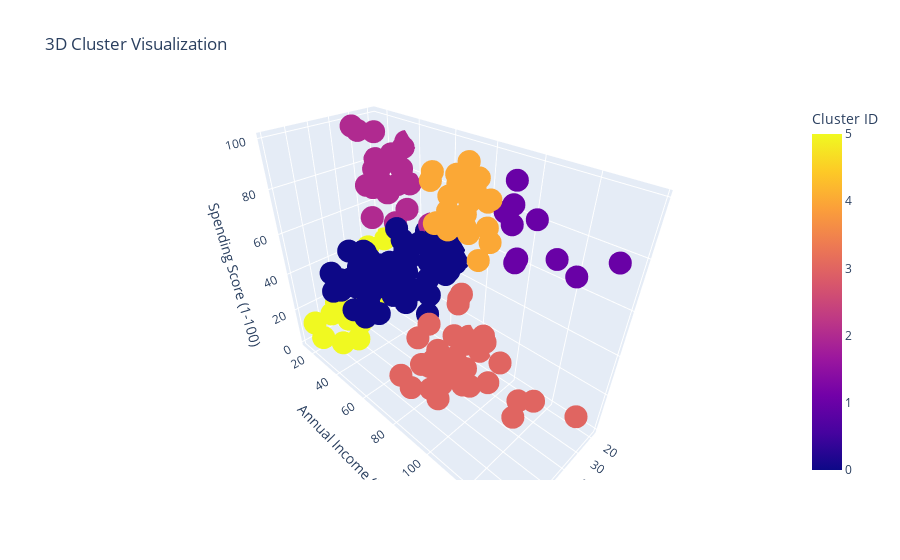

Here is the notebook cell this chart was saved with:
### Code cell
### Visualizing the clusters
# Create a DataFrame with the data and labels
df = pd.DataFrame(X, columns=['Age', 'Annual Income (k$)', 'Spending Score (1-100)'])
df['Cluster'] = y_kmeans
# Create a 3D scatter plot with Plotly Express
fig = px.scatter_3d(df, x='Age', y='Annual Income (k$)', z='Spending Score (1-100)', color='Cluster', 
                    labels={'Cluster': 'Cluster ID'}, title='3D Cluster Visualization')
# Show the plot
fig.show()

### Figure 1 — Plotly figure (JSON) as saved in the notebook; plotly's stock layout.template omitted (floating-point values rounded to 4 significant figures; data arrays with more than 128 entries replaced by an {"elided": "..."} marker saying what was removed)
{"data": [{"hovertemplate": "Age=%{x}<br>Annual Income (k$)=%{y}<br>Spending Score (1-100)=%{z}<br>Cluster ID=%{marker.color}<extra></extra>", "legendgroup": "", "marker": {"color": {"elided": "200 int values"}, "coloraxis": "coloraxis", "symbol": "circle"}, "mode": "markers", "name": "", "scene": "scene", "showlegend": false, "type": "scatter3d", "x": {"elided": "200 int values"}, "y": {"elided": "200 int values"}, "z": {"elided": "200 int values"}}], "layout": {"autosize": true, "coloraxis": {"colorbar": {"title": {"text": "Cluster ID"}}, "colorscale": [[0, "#0d0887"], [0.1111, "#46039f"], [0.2222, "#7201a8"], [0.3333, "#9c179e"], [0.4444, "#bd3786"], [0.5556, "#d8576b"], [0.6667, "#ed7953"], [0.7778, "#fb9f3a"], [0.8889, "#fdca26"], [1, "#f0f921"]]}, "legend": {"tracegroupgap": 0}, "scene": {"aspectmode": "auto", "aspectratio": {"x": 0.6093, "y": 1.429, "z": 1.148}, "camera": {"center": {"x": 0, "y": 0, "z": 0}, "eye": {"x": 1.127, "y": 1.127, "z": 1.127}, "projection": {"type": "perspective"}, "up": {"x": 0, "y": 0, "z": 1}}, "domain": {"x": [0, 1], "y": [0, 1]}, "xaxis": {"title": {"text": "Age"}, "type": "linear"}, "yaxis": {"title": {"text": "Annual Income (k$)"}, "type": "linear"}, "zaxis": {"title": {"text": "Spending Score (1-100)"}, "type": "linear"}}, "title": {"text": "3D Cluster Visualization"}}}
